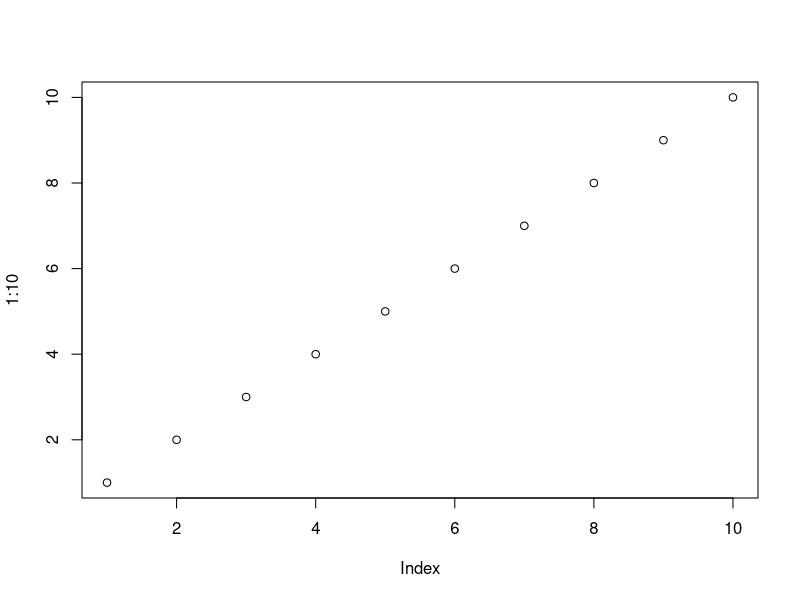
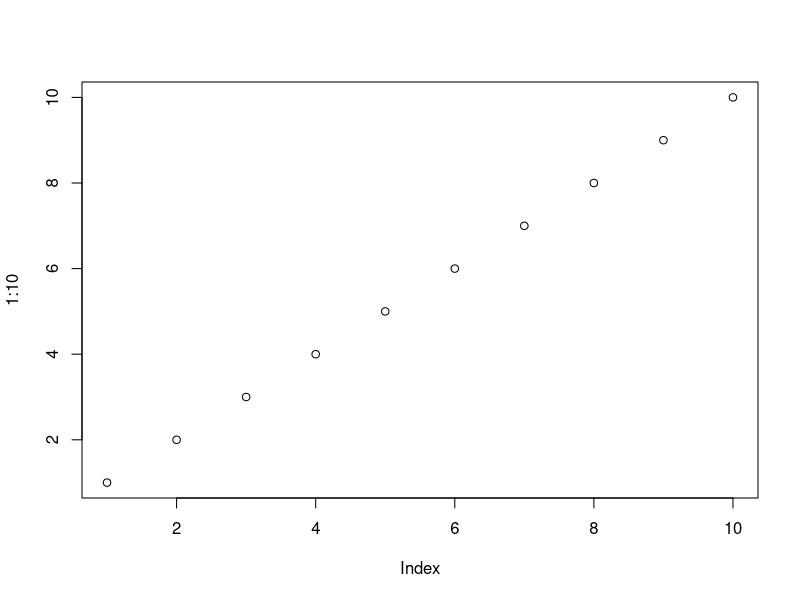

These figures' R source, in order:
## ---- chunk 1
knitr::opts_chunk$set(cache=TRUE, fig.align='center')
## ---- chunk 2
data(diamonds, package = "ggplot2")
head(diamonds)
## ---- chunk 3
plot(1:10)
## ---- chunk 4
plot(1:10)
